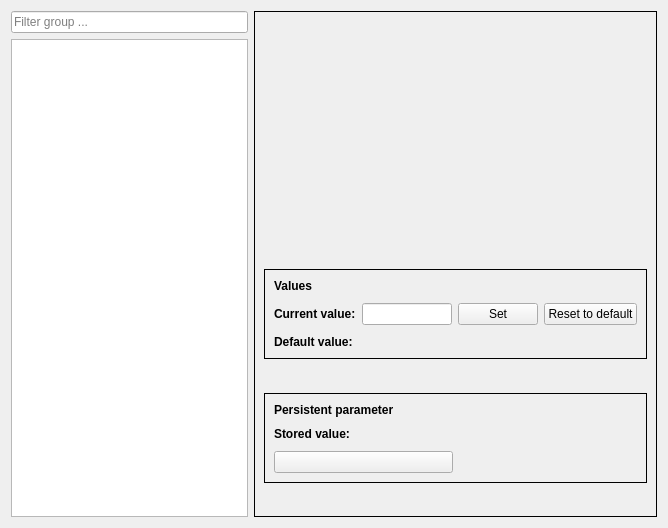
<?xml version="1.0" encoding="UTF-8"?>
<ui version="4.0">
 <class>Form</class>
 <widget class="QWidget" name="Form">
  <property name="geometry">
   <rect>
    <x>0</x>
    <y>0</y>
    <width>668</width>
    <height>528</height>
   </rect>
  </property>
  <property name="windowTitle">
   <string>Form</string>
  </property>
  <layout class="QGridLayout" name="mainLayout">
    <item row="0" column="0">
        <widget class="QLineEdit" name="filterBox">
            <property name="clearButtonEnabled"><bool>True</bool></property>
            <property name="placeholderText"><string>Filter group ...</string></property>
        </widget>
    </item>
    <item row="1" column="0">
        <widget class="QTreeView" name="paramTree"/>
   </item>
   <item row="0" column="1" rowspan="2">
    <widget class="QFrame" name="paramDetails">
        <property name="frameShape">
            <enum>QFrame::Box</enum>
        </property>
        <property name="minimumWidth">
            <number>400</number>
        </property>
        <property name="maximumWidth">
            <number>600</number>
        </property>
        <layout class="QGridLayout" name="paramDetailsLayout" rowstretch="0, 0, 0, 1">
            <property name="verticalSpacing">
                <number>10</number>
            </property>
            <item row="0" column="0" alignment="Qt::AlignTop">
                <widget class="QLabel" name="paramDetailsLabel">
                    <property name="font">
                        <font>
                            <pointsize>24</pointsize>
                            <bold>true</bold>
                        </font>
                    </property>
                </widget>
            </item>
            <item row="1" column="0" alignment="Qt::AlignTop">
                <widget class="QLabel" name="paramDetailsDescription"/>
            </item>

            <item row="2" column="0" alignment="Qt::AlignTop">
                <widget class="QFrame" name="valueFrame">
                    <property name="frameShape">
                        <enum>QFrame::Box</enum>
                    </property>
                    <property name="visible">
                        <bool>False</bool>
                    </property>
                    <layout class="QGridLayout" name="PersistentLayout">
                        <property name="verticalSpacing">
                            <number>10</number>
                        </property>
                        <item row="0" column="0" colspan="2">
                            <widget class="QLabel" name="persistent">
                                <property name="text">
                                    <string>Values</string>
                                </property>
                                <property name="font">
                                <font>
                                    <bold>true</bold>
                                </font>
                                </property>
                            </widget>       
                        </item>
                        <item row="1" column="0">
                            <widget class="QLabel" name="current">
                                <property name="text">
                                    <string>Current value:</string>
                                </property>
                                <property name="font">
                                    <font>
                                        <bold>true</bold>
                                    </font>
                                    </property>
                            </widget>
                        </item>
                        <item row="1" column="1">
                            <widget class="QLineEdit" name="currentValue">
                                <property name="maximumWidth">
                                    <number>75</number>
                                </property>
                            </widget>
                        </item>
                        <item row="1" column="2">
                            <widget class="QPushButton" name="setParamButton">
                                <property name="maximumWidth">
                                    <number>75</number>
                                </property>
                                <property name="text">
                                    <string>Set</string>
                                </property>
                            </widget>
                        </item>
                        <item row="1" column="3">
                            <widget class="QPushButton" name="resetDefaultButton">
                                <property name="text">
                                    <string>Reset to default</string>
                                </property>
                            </widget>
                        </item>
                        <item row="2" column="0">
                            <widget class="QLabel" name="default">
                                <property name="text">
                                    <string>Default value:</string>
                                </property>
                                <property name="font">
                                    <font>
                                        <bold>true</bold>
                                    </font>
                                    </property>
                            </widget>
                        </item>
                        <item row="2" column="1" colspan="3">
                            <widget class="QLabel" name="defaultValue"/>
                        </item>
                    </layout>
                </widget>
            </item>
            <item row="3" column="0" alignment="Qt::AlignTop">
                <widget class="QFrame" name="persistentFrame">
                    <property name="frameShape">
                        <enum>QFrame::Box</enum>
                    </property>
                    <property name="visible">
                        <bool>False</bool>
                    </property>
                    <layout class="QGridLayout" name="PersistentLayout">
                        <property name="verticalSpacing">
                            <number>10</number>
                        </property>
                        <item row="0" column="0" colspan="2">
                            <widget class="QLabel" name="persistent">
                                <property name="text">
                                    <string>Persistent parameter</string>
                                </property>
                                <property name="font">
                                <font>
                                    <bold>true</bold>
                                </font>
                                </property>
                            </widget>       
                        </item>
                        <item row="2" column="0">
                            <widget class="QLabel" name="default">
                                <property name="text">
                                    <string>Stored value:</string>
                                </property>
                                <property name="font">
                                    <font>
                                        <bold>true</bold>
                                    </font>
                                    </property>
                            </widget>
                        </item>
                        <item row="2" column="1">
                            <widget class="QLabel" name="storedValue"/>
                        </item>
                        <item row="4" column="0">
                            <widget class="QPushButton" name="persistentButton">
                                <property name="maximumWidth">
                                    <number>50</number>
                                </property>
                            </widget>
                        </item>
                    </layout>
                </widget>
            </item>
        </layout>
    </widget>
   </item>
  </layout>
 </widget>
 <resources/>
 <connections/>
</ui>
